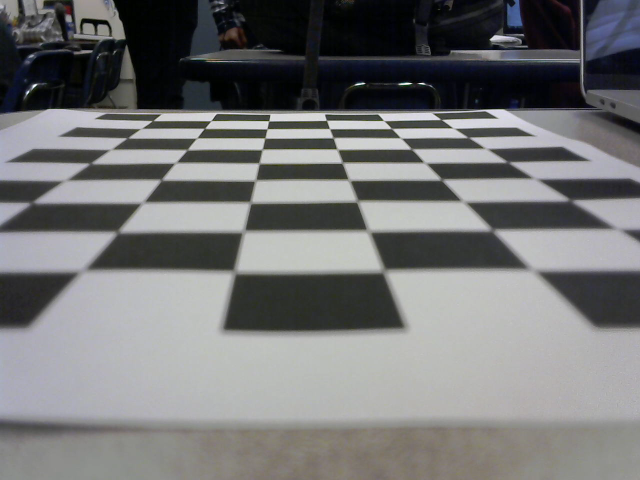
#> input picture images/70degree test image.bmp, 1280 x 960 px (shown at 1/2 size)
$ python getPerspectiveTransform.py
#> lines starting #> are read from the running program, lines starting #| are printed output that depends on the picture; after the words box and inside, x2 and y2 are one past the last pixel; in counts of white or black regions, pixels touching at a corner belong together
import cv2
import numpy as np
from matplotlib import pyplot as plt
import glob

img = cv2.imread("../images/70degree test image.bmp")
#> img is the input picture: shape (960, 1280, 3); mean B, G, R 117, 116.4, 115.9

rows, cols, ch = img.shape
#> rows = 960; cols = 1280; ch = 3

print("rows:",rows, "cols: ", cols, "ch: ", ch)
#| rows: 960 cols:  1280 ch:  3

# termination criteria
criteria = (cv2.TERM_CRITERIA_EPS + cv2.TERM_CRITERIA_MAX_ITER, 30, 0.001)
# prepare object points, like (0,0,0), (1,0,0), (2,0,0) ....,(6,5,0)
objp = np.zeros((9*6,3), np.float32)
objp[:,:2] = np.mgrid[0:9,0:6].T.reshape(-1,2)

# Arrays to store object points and image points from all the images.
objpoints = [] # 3d point in real world space
imgpoints = [] # 2d points in image plane.

images = glob.glob('../images/calibration/*.bmp')

for fname in images:
    img = cv2.imread(fname)
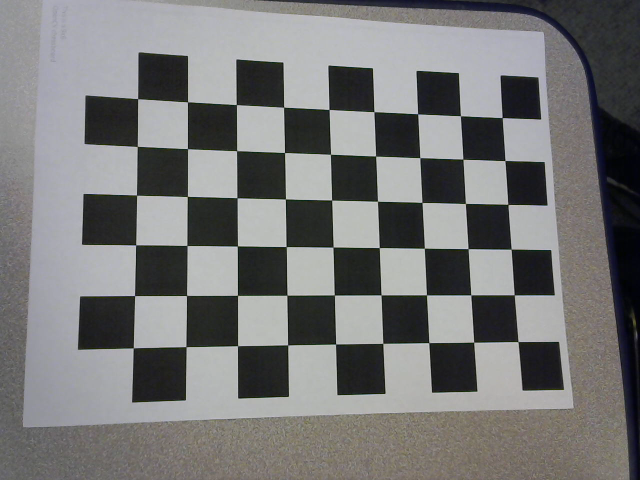
#> input picture images/calibration/calibration_image_0.bmp, 1280 x 960 px (shown at 1/2 size)
#> img is the input picture: shape (960, 1280, 3); mean B, G, R 118.5, 118.6, 118.5
    gray = cv2.cvtColor(img, cv2.COLOR_BGR2GRAY)
    # Find the chess board corners
    ret, corners = cv2.findChessboardCorners(gray, (9,6),None)
#> ret = True; corners = 54 rows, first 8: [1036.2, 683.6], [947.8, 684.5], [858, 685.7], [765.9, 686.9], [671.7, 688.5], [575.8, 690.2], [475.7, 692], [372.2, 693.7]

    # If found, add object points, image points (after refining them)
    if ret == True:
        print(ret)
#| True
        objpoints.append(objp)
        cv2.cornerSubPix(gray,corners,(11,11),(-1,-1),criteria)
        imgpoints.append(corners)
        # Draw and display the corners
        cv2.drawChessboardCorners(img, (9,6), corners,ret)
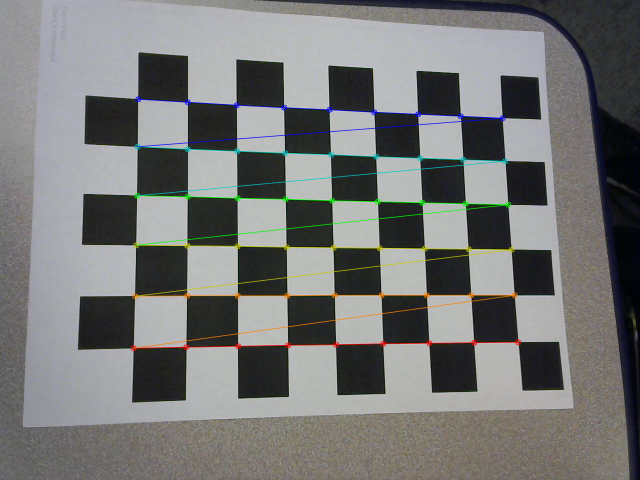
#> img: shape (960, 1280, 3) (shown at 1/2 size); 2.36% of pixels changed, all inside (x1, y1, x2, y2) = (261, 192, 1043, 703)
        cv2.imshow('img',img)
        cv2.waitKey(500)
#> pass 2 of the loop `for fname in images:`:
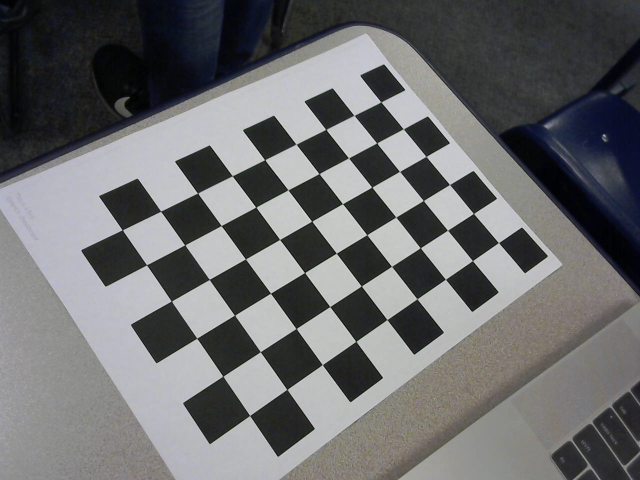
#> input picture images/calibration/calibration_image_1.bmp, 1280 x 960 px (shown at 1/2 size)
#> img is the input picture: shape (960, 1280, 3); mean B, G, R 108.9, 107.8, 107
#> `gray = cv2.cvtColor(img, cv2.COLOR_BGR2GRAY)`:
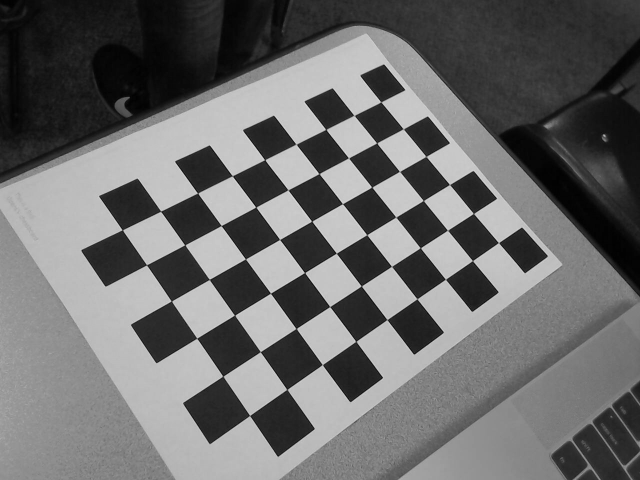
#> gray: shape (960, 1280) (shown at 1/2 size); min 0, max 238, mean 107.7
#> corners = 54 rows, first 8: [997.5, 485.8], [944.4, 522.4], [890.8, 559], [834.5, 598.6], [773.8, 639.3], [712.5, 683.1], [645.1, 729.8], [574.7, 779.5]
#| True
#> `cv2.drawChessboardCorners(img, (9,6), corners,ret)`:
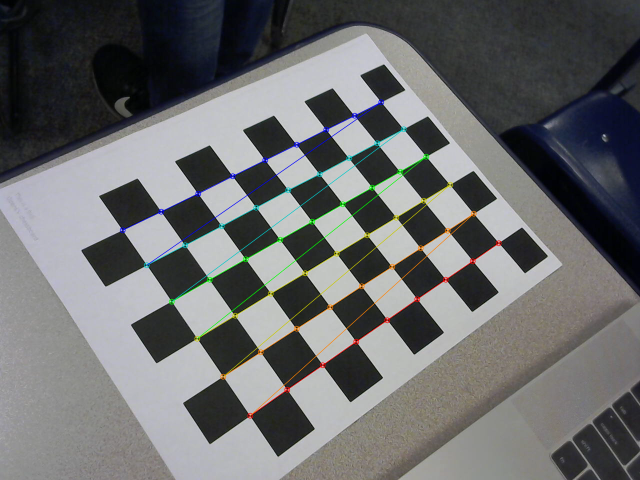
#> img: shape (960, 1280, 3) (shown at 1/2 size); 1.67% of pixels changed, all inside (x1, y1, x2, y2) = (239, 198, 1004, 838)
#> pass 3 of the loop `for fname in images:`:
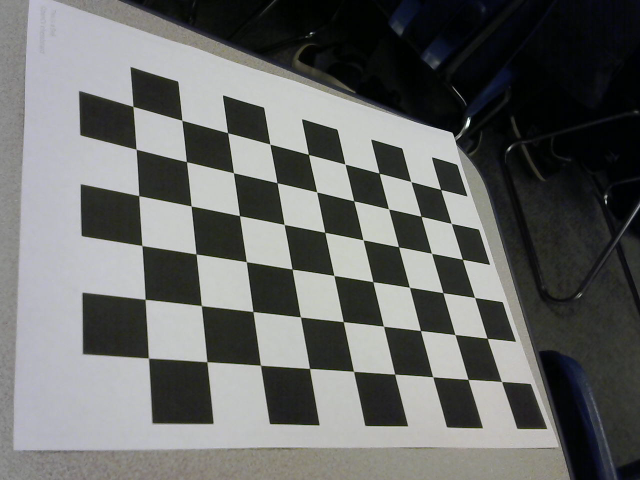
#> input picture images/calibration/calibration_image_10.bmp, 1280 x 960 px (shown at 1/2 size)
#> img is the input picture: shape (960, 1280, 3); mean B, G, R 103.4, 104.7, 103.4
#> corners = 54 rows, first 8: [1004.3, 764], [936.1, 759], [866.1, 754.3], [789.6, 748.5], [707.9, 743.5], [619.2, 737.2], [521.1, 730.1], [413.9, 723.6]
#| True
#> `cv2.drawChessboardCorners(img, (9,6), corners,ret)`:
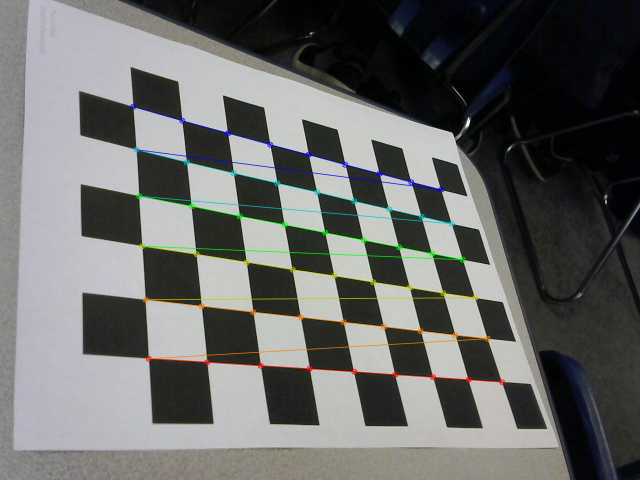
#> img: shape (960, 1280, 3) (shown at 1/2 size); 2.1% of pixels changed, all inside (x1, y1, x2, y2) = (260, 207, 1011, 771)

ret, mtx, dist, rvecs, tvecs = cv2.calibrateCamera(objpoints, imgpoints, gray.shape[::-1],None,None)
#> ret = 0.435; mtx = [[1428, 0, 627.8], [0, 1429.9, 479.2], [0, 0, 1]]; dist = [[0.136, -2.18, -0.00206, 0.00163, 15.62]]; rvecs = ([-0.325, 0.272, 3.11], [-0.52, 0.49, 2.47], [-0.946, 0.838, 2.87]); tvecs = ([4.37, 2.18, 15.39], [4.79, 0.0929, 18.62], [4.01, 3.04, 15.41])
'''
print("mtx: ", mtx)
print("dist: ", dist)
print("rvecs: ", rvecs)
print("tvecs: ", tvecs)
'''

test_img = cv2.imread('../images/70degree test image.bmp')
h,  w = test_img.shape[:2]
#> h = 960; w = 1280
newcameramtx, roi=cv2.getOptimalNewCameraMatrix(mtx,dist,(w,h),1,(w,h))
#> newcameramtx = [[1496.4, 0, 631.6], [0, 1443.6, 478.3], [0, 0, 1]]; roi = (68, 78, 1128, 802)

# undistort
undistorted = cv2.undistort(test_img, mtx, dist, None, newcameramtx)
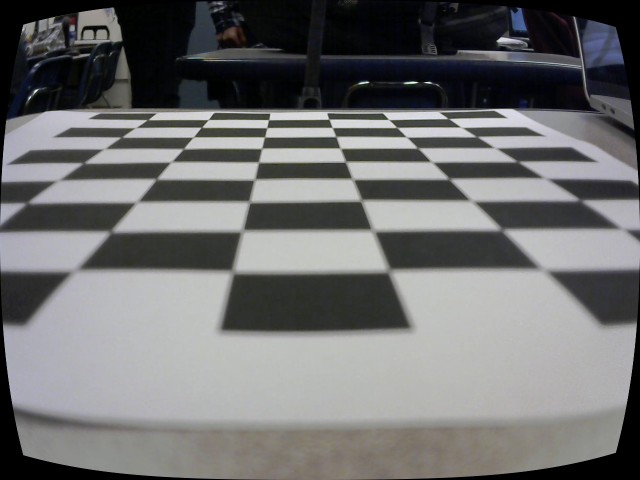
#> undistorted: shape (960, 1280, 3) (shown at 1/2 size); mean B, G, R 111.6, 111.4, 110.8

# crop the image
x,y,w,h = roi
#> x = 68; y = 78; w = 1128; h = 802
undistorted = undistorted[y:y+h, x:x+w]
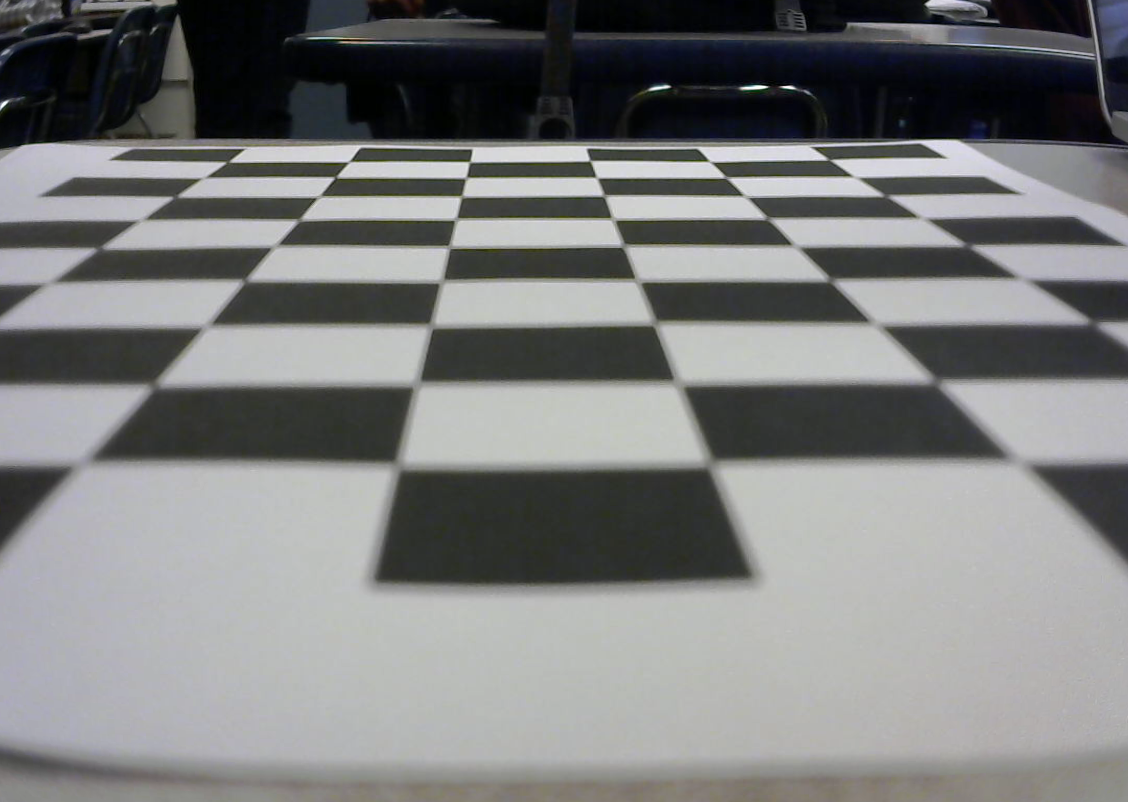
#> undistorted: shape (802, 1128, 3); mean B, G, R 124.7, 124.7, 123.6


src = np.float32([[46, 642], [272, 395], [924, 395], [1184, 642]])

dst = np.float32([[430, 960], [430, 540], [850, 540], [850, 960]])

M = cv2.getPerspectiveTransform(src, dst)

transformed = cv2.warpPerspective(undistorted, M, (cols, rows))
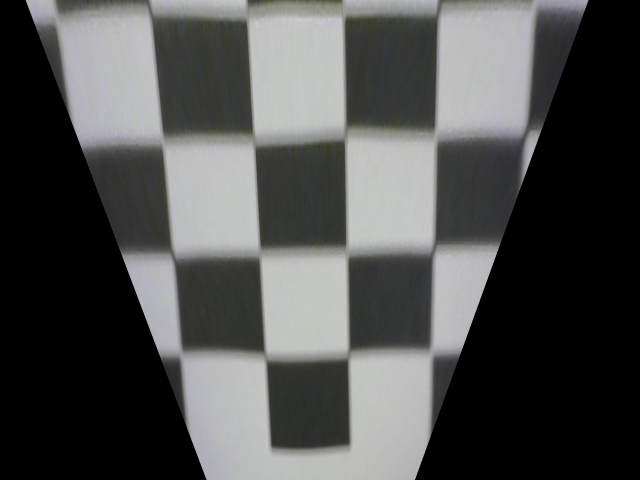
#> transformed: shape (960, 1280, 3) (shown at 1/2 size); mean B, G, R 78.2, 78.9, 78.1

plt.subplot(121)
plt.imshow(undistorted)
plt.subplot(122)
plt.imshow(transformed)
plt.show()
#> figure, not shown here; B, G, R data is drawn as R, G, B
